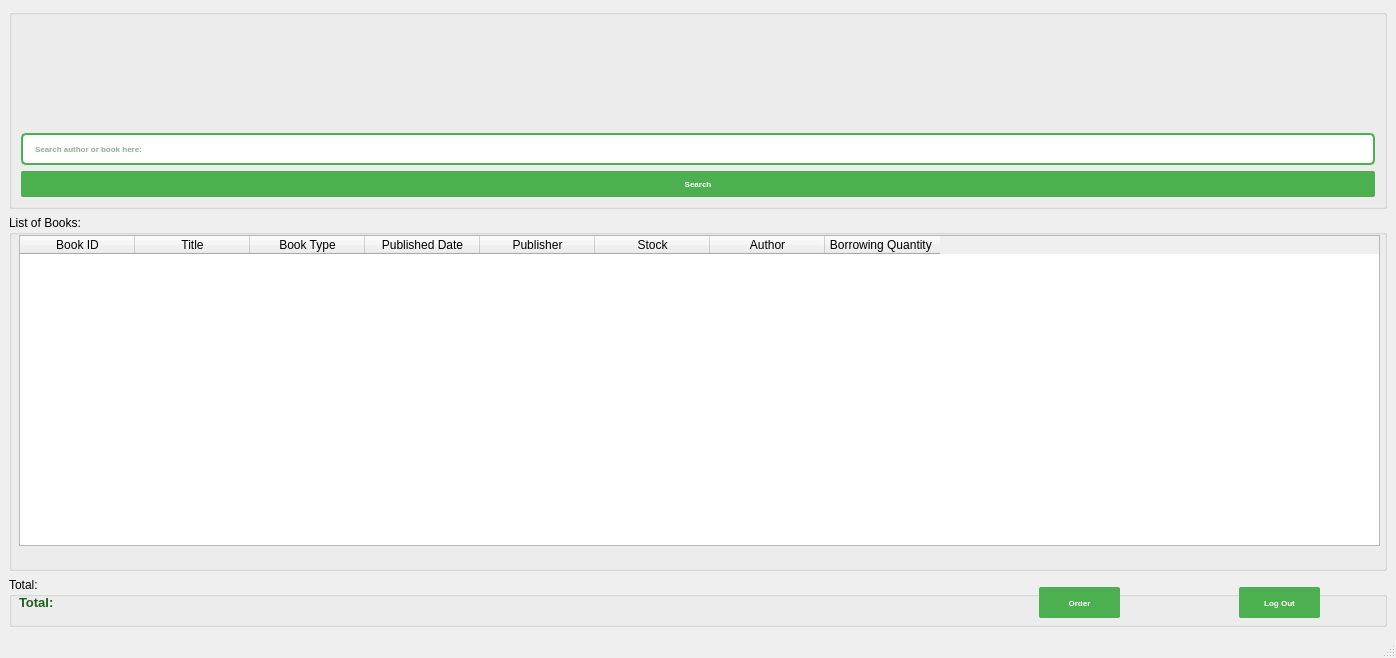
<?xml version="1.0" encoding="UTF-8"?>
<ui version="4.0">
 <class>MainWindow</class>
 <widget class="QMainWindow" name="MainWindow">
  <property name="geometry">
   <rect>
    <x>0</x>
    <y>0</y>
    <width>1396</width>
    <height>658</height>
   </rect>
  </property>
  <property name="windowTitle">
   <string>MainWindow</string>
  </property>
  <widget class="QWidget" name="centralwidget">
   <layout class="QVBoxLayout" name="verticalLayout_2">
    <item>
     <layout class="QVBoxLayout" name="verticalLayout">
      <item>
       <widget class="QGroupBox" name="groupBox">
        <property name="maximumSize">
         <size>
          <width>16777215</width>
          <height>200</height>
         </size>
        </property>
        <property name="title">
         <string/>
        </property>
        <layout class="QVBoxLayout" name="verticalLayout_4">
         <item>
          <layout class="QVBoxLayout" name="verticalLayout_3">
           <item>
            <widget class="QLabel" name="labelWelcome">
             <property name="maximumSize">
              <size>
               <width>16777215</width>
               <height>50</height>
              </size>
             </property>
             <property name="font">
              <font>
               <pointsize>9</pointsize>
               <weight>75</weight>
               <bold>true</bold>
              </font>
             </property>
             <property name="styleSheet">
              <string notr="true">color: rgb(0, 170, 0);</string>
             </property>
             <property name="text">
              <string/>
             </property>
             <property name="pixmap">
              <pixmap>../images/pic_background.jpg</pixmap>
             </property>
            </widget>
           </item>
           <item>
            <widget class="QLabel" name="label_3">
             <property name="text">
              <string/>
             </property>
             <property name="pixmap">
              <pixmap>../images/pic_background.jpg</pixmap>
             </property>
             <property name="scaledContents">
              <bool>true</bool>
             </property>
            </widget>
           </item>
           <item>
            <widget class="QLineEdit" name="lineEditSearch">
             <property name="styleSheet">
              <string notr="true">QLineEdit {
    background-color: #FFFFFF; /* Nền trắng */
    color: #1B5E20; /* Chữ xanh lá đậm */
    border-radius: 5px; /* Bo góc mềm mại hơn */
    padding: 6px 10px;
    font-size: 8px;
    font-weight: bold;
    border: 2px solid #4CAF50; /* Viền xanh lá vừa phải */
}

/* Khi hover vào ô nhập */
QLineEdit:hover {
    background-color: #E8F5E9; /* Xanh lá nhạt hơn khi hover */
    border: 2px solid #388E3C; /* Viền xanh lá đậm hơn */
}

/* Khi ô nhập có focus */
QLineEdit:focus {
    background-color: #C5E1A5; /* Màu xanh sáng khi nhập */
    border: 2px solid #2E7D32; /* Viền xanh lá đậm hơn */
}
</string>
             </property>
             <property name="text">
              <string/>
             </property>
             <property name="placeholderText">
              <string>Search author or book here:</string>
             </property>
            </widget>
           </item>
           <item>
            <widget class="QPushButton" name="pushButtonSearchBook">
             <property name="font">
              <font>
               <pointsize>-1</pointsize>
               <weight>75</weight>
               <bold>true</bold>
              </font>
             </property>
             <property name="styleSheet">
              <string notr="true">QPushButton {
    background-color: #4CAF50; /* Màu xanh lá chủ đạo */
    color: white;
    font-size: 8px;
    font-weight: bold;
    border-radius: 2px;
    padding: 8px 16px;
    border: none;
}

/* Khi hover vào nút */
QPushButton:hover {
    background-color: #2E7D32; /* Xanh lá đậm hơn */
}

/* Khi bấm vào */
QPushButton:pressed {
    background-color: #1B5E20; /* Xanh lá rừng đậm */
}
</string>
             </property>
             <property name="text">
              <string>Search</string>
             </property>
            </widget>
           </item>
          </layout>
         </item>
        </layout>
       </widget>
      </item>
      <item>
       <widget class="QGroupBox" name="groupBox_2">
        <property name="title">
         <string>List of Books:</string>
        </property>
        <widget class="QTableWidget" name="tableWidget">
         <property name="geometry">
          <rect>
           <x>10</x>
           <y>20</y>
           <width>1361</width>
           <height>311</height>
          </rect>
         </property>
         <attribute name="horizontalHeaderDefaultSectionSize">
          <number>115</number>
         </attribute>
         <column>
          <property name="text">
           <string>Book ID</string>
          </property>
         </column>
         <column>
          <property name="text">
           <string>Title</string>
          </property>
         </column>
         <column>
          <property name="text">
           <string>Book Type</string>
          </property>
         </column>
         <column>
          <property name="text">
           <string>Published Date</string>
          </property>
         </column>
         <column>
          <property name="text">
           <string>Publisher</string>
          </property>
         </column>
         <column>
          <property name="text">
           <string>Stock</string>
          </property>
         </column>
         <column>
          <property name="text">
           <string>Author</string>
          </property>
         </column>
         <column>
          <property name="text">
           <string>Borrowing Quantity </string>
          </property>
         </column>
        </widget>
        <widget class="QLabel" name="label_2">
         <property name="geometry">
          <rect>
           <x>-130</x>
           <y>-280</y>
           <width>1761</width>
           <height>701</height>
          </rect>
         </property>
         <property name="text">
          <string/>
         </property>
         <property name="pixmap">
          <pixmap>../images/pic_background.jpg</pixmap>
         </property>
         <property name="scaledContents">
          <bool>true</bool>
         </property>
        </widget>
        <zorder>label_2</zorder>
        <zorder>tableWidget</zorder>
       </widget>
      </item>
      <item>
       <widget class="QGroupBox" name="groupBox_3">
        <property name="maximumSize">
         <size>
          <width>16777215</width>
          <height>50</height>
         </size>
        </property>
        <property name="title">
         <string>Total:</string>
        </property>
        <widget class="QLabel" name="label">
         <property name="geometry">
          <rect>
           <x>10</x>
           <y>15</y>
           <width>521</width>
           <height>21</height>
          </rect>
         </property>
         <property name="styleSheet">
          <string notr="true">QLabel {
    font-size: 13px;
    font-weight: bold;
    color: #1B5E20; /* Xanh lá đậm hơn */
}</string>
         </property>
         <property name="text">
          <string>Total:</string>
         </property>
        </widget>
        <widget class="QPushButton" name="pushButtonLogOut_2">
         <property name="geometry">
          <rect>
           <x>1230</x>
           <y>10</y>
           <width>81</width>
           <height>31</height>
          </rect>
         </property>
         <property name="styleSheet">
          <string notr="true">QPushButton {
       background-color: #4CAF50; /* Màu xanh lá chủ đạo */
    color: white;
    font-size: 8px;
    font-weight: bold;
    border-radius: 2px;
    padding: 8px 16px;
    border: none;}

/* Khi hover vào nút */
QPushButton:hover {
    background-color: #2E7D32; /* Xanh lá đậm hơn */
}

/* Khi bấm vào */
QPushButton:pressed {
    background-color: #1B5E20; /* Xanh lá rừng đậm */
}
</string>
         </property>
         <property name="text">
          <string>Log Out</string>
         </property>
        </widget>
        <widget class="QLabel" name="labelTotal">
         <property name="geometry">
          <rect>
           <x>60</x>
           <y>15</y>
           <width>621</width>
           <height>21</height>
          </rect>
         </property>
         <property name="text">
          <string/>
         </property>
        </widget>
        <widget class="QPushButton" name="pushButtonOrder">
         <property name="geometry">
          <rect>
           <x>1030</x>
           <y>10</y>
           <width>81</width>
           <height>31</height>
          </rect>
         </property>
         <property name="styleSheet">
          <string notr="true">QPushButton {
    background-color: #4CAF50; /* Màu xanh lá chủ đạo */
    color: white;
    font-size: 8px;
    font-weight: bold;
    border-radius: 2px;
    padding: 8px 16px;
    border: none;
}

/* Khi hover vào nút */
QPushButton:hover {
    background-color: #2E7D32; /* Xanh lá đậm hơn */
}

/* Khi bấm vào */
QPushButton:pressed {
    background-color: #1B5E20; /* Xanh lá rừng đậm */
}
</string>
         </property>
         <property name="text">
          <string>Order</string>
         </property>
        </widget>
        <widget class="QLabel" name="label_4">
         <property name="geometry">
          <rect>
           <x>-130</x>
           <y>-191</y>
           <width>1601</width>
           <height>311</height>
          </rect>
         </property>
         <property name="text">
          <string/>
         </property>
         <property name="pixmap">
          <pixmap>../images/pic_background.jpg</pixmap>
         </property>
         <property name="scaledContents">
          <bool>true</bool>
         </property>
        </widget>
        <zorder>label_4</zorder>
        <zorder>label</zorder>
        <zorder>pushButtonLogOut_2</zorder>
        <zorder>labelTotal</zorder>
        <zorder>pushButtonOrder</zorder>
       </widget>
      </item>
     </layout>
    </item>
   </layout>
  </widget>
  <widget class="QMenuBar" name="menubar">
   <property name="geometry">
    <rect>
     <x>0</x>
     <y>0</y>
     <width>1396</width>
     <height>18</height>
    </rect>
   </property>
  </widget>
  <widget class="QStatusBar" name="statusbar"/>
 </widget>
 <resources/>
 <connections/>
</ui>
